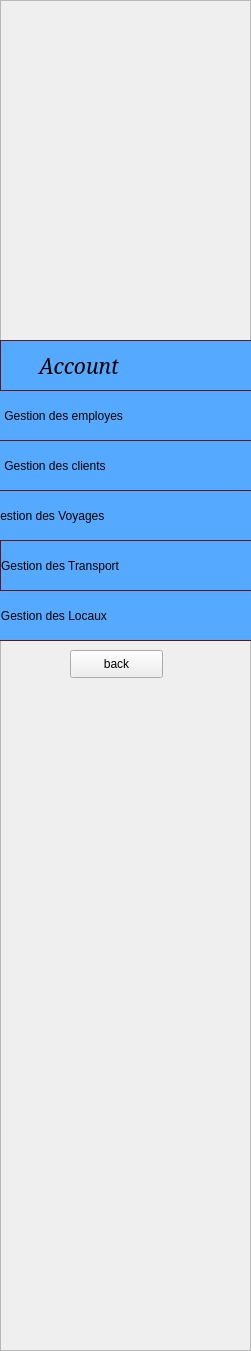
   <widget class="QFrame" name="frame">
    <property name="geometry">
     <rect>
      <x>0</x>
      <y>0</y>
      <width>251</width>
      <height>1351</height>
     </rect>
    </property>
    <property name="styleSheet">
     <string notr="true">#frame {
	
	background-color: rgb(255, 170, 127);
}</string>
    </property>
    <property name="frameShape">
     <enum>QFrame::StyledPanel</enum>
    </property>
    <property name="frameShadow">
     <enum>QFrame::Raised</enum>
    </property>
    <widget class="QPushButton" name="g_emp_2">
     <property name="geometry">
      <rect>
       <x>-20</x>
       <y>390</y>
       <width>341</width>
       <height>51</height>
      </rect>
     </property>
     <property name="styleSheet">
      <string notr="true">QPushButton {
	
	background-color: rgb(85, 170, 255);
	
border: none;

	font: italic 16pt &quot;Elephant&quot;;
text-align: left;
border: 1px solid #6a1616;
}
QPushButton:hover {
	color: rgb(255, 255, 255);

	background-color: rgb(18, 15, 127);
border: none;
text-align: left;
}
</string>
     </property>
     <property name="text">
      <string>       Gestion des employes</string>
     </property>
    </widget>
    <widget class="QPushButton" name="compte_2">
     <property name="geometry">
      <rect>
       <x>0</x>
       <y>340</y>
       <width>321</width>
       <height>51</height>
      </rect>
     </property>
     <property name="font">
      <font>
       <family>Elephant</family>
       <pointsize>16</pointsize>
       <weight>50</weight>
       <italic>true</italic>
       <bold>false</bold>
      </font>
     </property>
     <property name="styleSheet">
      <string notr="true">QPushButton {
	
	background-color: rgb(85, 170, 255);
	
border: none;

	font: italic 16pt &quot;Elephant&quot;;
text-align: left;
border: 1px solid #6a1616;
}
QPushButton:hover {
	color: rgb(255, 255, 255);

	background-color: rgb(18, 15, 127);
border: none;
text-align: left;
}
</string>
     </property>
     <property name="text">
      <string>       Account</string>
     </property>
    </widget>
    <widget class="QPushButton" name="g_emp_3">
     <property name="geometry">
      <rect>
       <x>-20</x>
       <y>440</y>
       <width>341</width>
       <height>51</height>
      </rect>
     </property>
     <property name="styleSheet">
      <string notr="true">QPushButton {
	
	background-color: rgb(85, 170, 255);
	
border: none;

	font: italic 16pt &quot;Elephant&quot;;
text-align: left;
border: 1px solid #6a1616;
}
QPushButton:hover {
	color: rgb(255, 255, 255);

	background-color: rgb(18, 15, 127);
border: none;
text-align: left;
}
</string>
     </property>
     <property name="text">
      <string>       Gestion des clients</string>
     </property>
    </widget>
    <widget class="QPushButton" name="g_emp_4">
     <property name="geometry">
      <rect>
       <x>-20</x>
       <y>490</y>
       <width>341</width>
       <height>51</height>
      </rect>
     </property>
     <property name="styleSheet">
      <string notr="true">QPushButton {
	
	background-color: rgb(85, 170, 255);
	
border: none;

	font: italic 16pt &quot;Elephant&quot;;
text-align: left;
border: 1px solid #6a1616;
}
QPushButton:hover {
	color: rgb(255, 255, 255);

	background-color: rgb(18, 15, 127);
border: none;
text-align: left;
}
</string>
     </property>
     <property name="text">
      <string>   Gestion des Voyages</string>
     </property>
    </widget>
    <widget class="QLabel" name="label_4">
     <property name="geometry">
      <rect>
       <x>80</x>
       <y>50</y>
       <width>221</width>
       <height>211</height>
      </rect>
     </property>
     <property name="text">
      <string/>
     </property>
     <property name="pixmap">
      <pixmap>:/new/prefix1/admin.png</pixmap>
     </property>
     <property name="scaledContents">
      <bool>true</bool>
     </property>
    </widget>
    <widget class="QPushButton" name="g_emp_5">
     <property name="geometry">
      <rect>
       <x>0</x>
       <y>540</y>
       <width>341</width>
       <height>51</height>
      </rect>
     </property>
     <property name="styleSheet">
      <string notr="true">QPushButton {
	
	background-color: rgb(85, 170, 255);
	
border: none;

	font: italic 16pt &quot;Elephant&quot;;
text-align: left;
border: 1px solid #6a1616;
}
QPushButton:hover {
	color: rgb(255, 255, 255);

	background-color: rgb(18, 15, 127);
border: none;
text-align: left;
}
</string>
     </property>
     <property name="text">
      <string>Gestion des Transport</string>
     </property>
    </widget>
    <widget class="QPushButton" name="g_emp_6">
     <property name="geometry">
      <rect>
       <x>-20</x>
       <y>590</y>
       <width>341</width>
       <height>51</height>
      </rect>
     </property>
     <property name="styleSheet">
      <string notr="true">QPushButton {
	
	background-color: rgb(85, 170, 255);
	
border: none;

	font: italic 16pt &quot;Elephant&quot;;
text-align: left;
border: 1px solid #6a1616;
}
QPushButton:hover {
	color: rgb(255, 255, 255);

	background-color: rgb(18, 15, 127);
border: none;
text-align: left;
}
</string>
     </property>
     <property name="text">
      <string>      Gestion des Locaux</string>
     </property>
    </widget>
    <widget class="QLabel" name="label_5">
     <property name="geometry">
      <rect>
       <x>10</x>
       <y>0</y>
       <width>281</width>
       <height>291</height>
      </rect>
     </property>
     <property name="text">
      <string/>
     </property>
     <property name="pixmap">
      <pixmap>C:/Users/21692/Desktop/integration norchene/logoooo/logo apppp123.png</pixmap>
     </property>
     <property name="scaledContents">
      <bool>true</bool>
     </property>
    </widget>
    <widget class="QLabel" name="label_9">
     <property name="geometry">
      <rect>
       <x>-30</x>
       <y>40</y>
       <width>281</width>
       <height>241</height>
      </rect>
     </property>
     <property name="text">
      <string/>
     </property>
     <property name="pixmap">
      <pixmap>C:/Users/21692/Desktop/integration norchene/logo appnew.png</pixmap>
     </property>
     <property name="scaledContents">
      <bool>true</bool>
     </property>
    </widget>
    <widget class="QPushButton" name="pushButton_6">
     <property name="geometry">
      <rect>
       <x>70</x>
       <y>650</y>
       <width>93</width>
       <height>28</height>
      </rect>
     </property>
     <property name="text">
      <string>back</string>
     </property>
    </widget>
   </widget>
